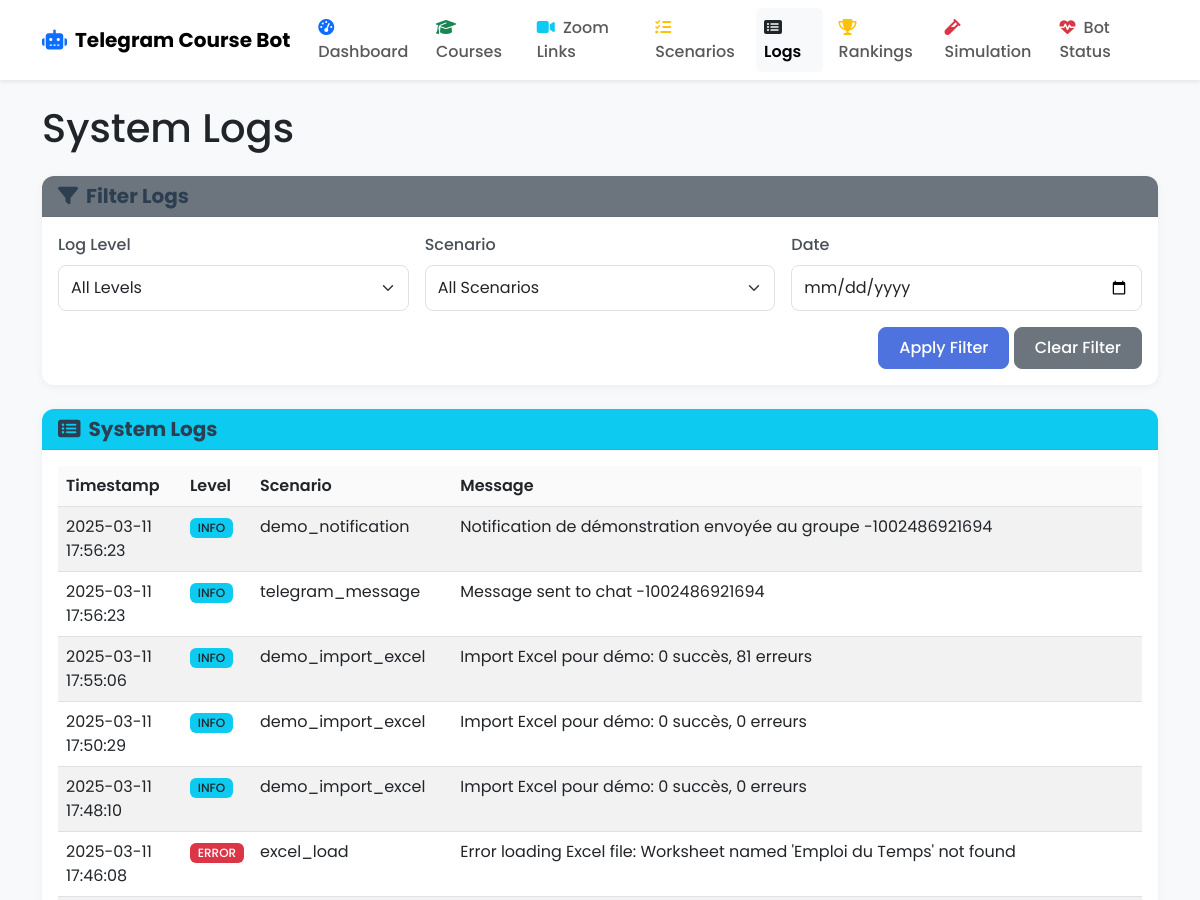
Page /logs (upper part) on the earlier database version.
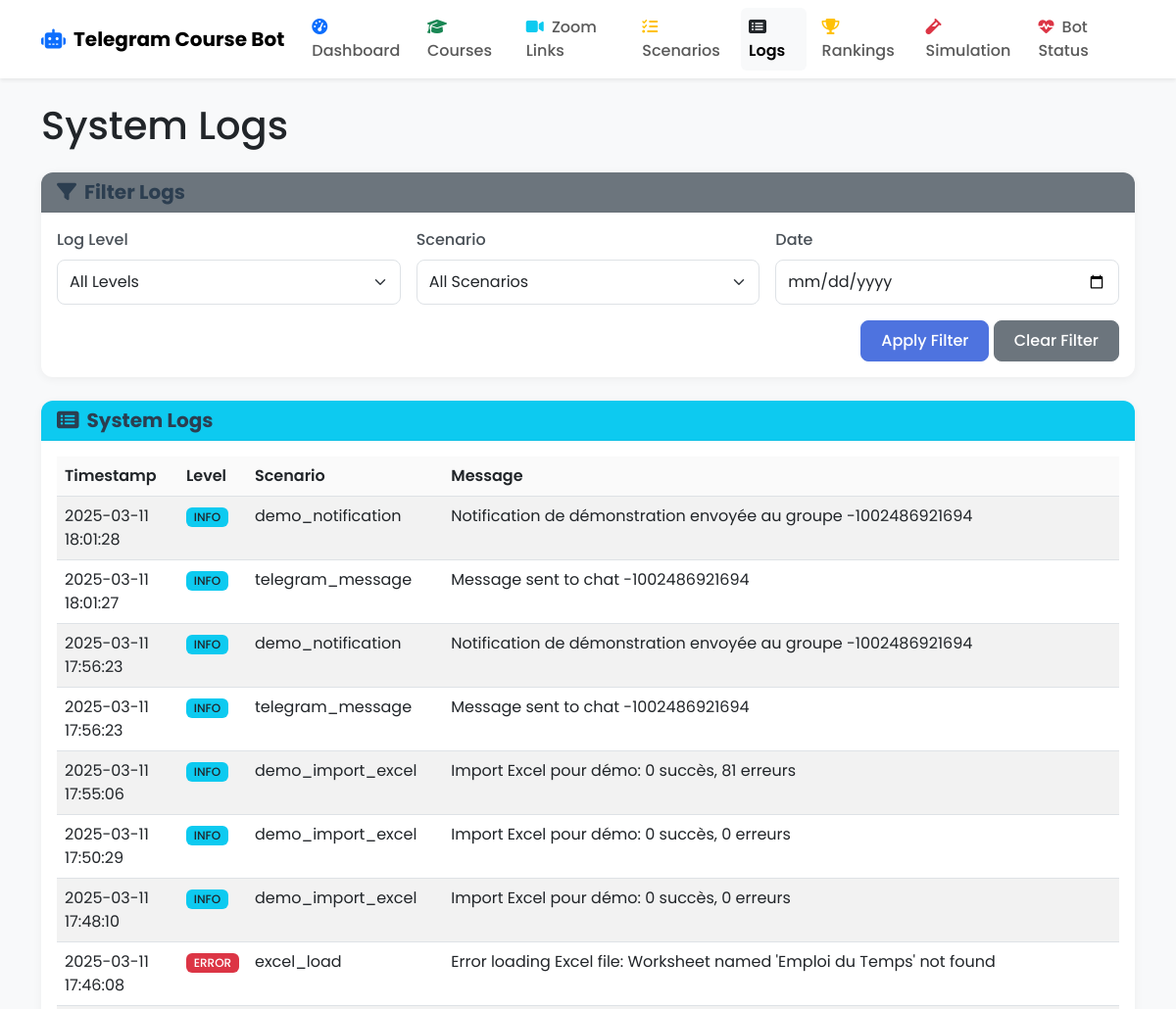
Same page on the later database version.
### models.py (models this page shows, shortened)
class Log(db.Model):
    id = db.Column(db.Integer, primary_key=True)
    level = db.Column(db.String(20), nullable=False)  # INFO, WARNING, ERROR
    scenario = db.Column(db.String(100), nullable=True)  # Which scenario the log is related to
    message = db.Column(db.Text, nullable=False)
    timestamp = db.Column(db.DateTime, default=datetime.utcnow)

### routes.py (the view)
    @app.route('/logs')
    def logs():
        all_logs = Log.query.order_by(Log.timestamp.desc()).all()
        return render_template('logs.html', logs=all_logs)

### templates/logs.html (shortened to what this page needs)
{% extends 'layout.html' %}
{% block content %}
<div class="row">
    <div class="col-12">
        <h1 class="mb-4">System Logs</h1>
    </div>
</div>
<div class="card mb-4">
    <div class="card-header bg-secondary text-white">
        <h5 class="mb-0"><i class="fas fa-filter me-2"></i>Filter Logs</h5>
    </div>
    <div class="card-body">
        <form id="filterForm" class="row g-3">
            <div class="col-md-4">
                <label for="level-filter" class="form-label">Log Level</label>
                <select id="level-filter" class="form-select">
                    <option value="all">All Levels</option>
                </select>
            </div>
            <div class="col-md-4">
                <label for="scenario-filter" class="form-label">Scenario</label>
                <select id="scenario-filter" class="form-select">
                    <option value="all">All Scenarios</option>
                </select>
            </div>
            <div class="col-md-4">
                <label for="date-filter" class="form-label">Date</label>
                <input type="date" id="date-filter" class="form-control">
            </div>
            <div class="col-12 text-end">
                <button type="button" id="apply-filter" class="btn btn-primary">Apply Filter</button>
                <button type="button" id="clear-filter" class="btn btn-secondary">Clear Filter</button>
            </div>
        </form>
    </div>
</div>
<div class="card">
    <div class="card-header bg-info text-white">
        <h5 class="mb-0"><i class="fas fa-list-alt me-2"></i>System Logs</h5>
    </div>
    <div class="card-body">
        {% if logs %}
        <div class="table-responsive">
            <table class="table table-striped table-hover" id="logs-table">
                <thead>
                    <tr>
                        <th>Timestamp</th>
                        <th>Level</th>
                        <th>Scenario</th>
                        <th>Message</th>
                    </tr>
                </thead>
                <tbody>
                    {% for log in logs %}
                    <tr class="log-row"
                        data-level="{{ log.level }}"
                        data-scenario="{{ log.scenario }}"
                        data-date="{{ log.timestamp.strftime('%Y-%m-%d') }}">
                        <td>{{ log.timestamp.strftime('%Y-%m-%d %H:%M:%S') }}</td>
                        <td>
                            {% if log.level == 'INFO' %}
                                <span class="badge bg-info text-dark">INFO</span>
                            {% elif log.level == 'WARNING' %}
                                <span class="badge bg-warning text-dark">WARNING</span>
                            {% elif log.level == 'ERROR' %}
                                <span class="badge bg-danger">ERROR</span>
                            {% endif %}
                        </td>
                        <td>{{ log.scenario or 'System' }}</td>
                        <td>{{ log.message }}</td>
                    </tr>
                    {% endfor %}
                </tbody>
            </table>
        </div>
        {% else %}
        <div class="alert alert-info">No logs available.</div>
        {% endif %}
    </div>
</div>
{% endblock %}

### templates/layout.html (shortened to what this page needs)
<!DOCTYPE html>
<html lang="en" data-bs-theme="light">
<head>
    <link href="https://cdn.jsdelivr.net/npm/bootstrap@5.3.0/dist/css/bootstrap.min.css" rel="stylesheet">
    <link rel="stylesheet" href="https://cdnjs.cloudflare.com/ajax/libs/font-awesome/6.4.0/css/all.min.css">
    <link rel="stylesheet" href="{{ url_for('static', filename='css/custom.css') }}">
</head>
<body>
    <nav class="navbar navbar-expand-lg navbar-light bg-white shadow-sm sticky-top">
        <div class="container">
            <a class="navbar-brand fw-bold" href="{{ url_for('dashboard') }}">
                <i class="fas fa-robot text-primary me-2"></i>Telegram Course Bot
            </a>
            <div class="collapse navbar-collapse" id="navbarNav">
                <ul class="navbar-nav ms-auto">
                    <li class="nav-item mx-1">
                        <a class="nav-link rounded {% if request.path == '/' or request.path == '/admin' %}active bg-light{% endif %}"
                           href="{{ url_for('dashboard') }}">
                            <i class="fas fa-tachometer-alt me-1 text-primary"></i> Dashboard
                        </a>
                    </li>
                    <li class="nav-item mx-1">
                        <a class="nav-link rounded {% if request.path == '/courses' %}active bg-light{% endif %}"
                           href="{{ url_for('courses') }}">
                            <i class="fas fa-graduation-cap me-1 text-success"></i> Courses
                        </a>
                    </li>
                    <li class="nav-item mx-1">
                        <a class="nav-link rounded {% if request.path == '/zoom-links' %}active bg-light{% endif %}"
                           href="{{ url_for('zoom_links') }}">
                            <i class="fas fa-video me-1 text-info"></i> Zoom Links
                        </a>
                    </li>
                    <li class="nav-item mx-1">
                        <a class="nav-link rounded {% if request.path == '/scenarios' %}active bg-light{% endif %}"
                           href="{{ url_for('scenarios') }}">
                            <i class="fas fa-tasks me-1 text-warning"></i> Scenarios
                        </a>
                    </li>
                    <li class="nav-item mx-1">
                        <a class="nav-link rounded {% if request.path == '/logs' %}active bg-light{% endif %}"
                           href="{{ url_for('logs') }}">
                            <i class="fas fa-list-alt me-1 text-dark"></i> Logs
                        </a>
                    </li>
                    <li class="nav-item mx-1">
                        <a class="nav-link rounded {% if request.path == '/rankings' %}active bg-light{% endif %}"
                           href="{{ url_for('rankings') }}">
                            <i class="fas fa-trophy me-1 text-warning"></i> Rankings
                        </a>
                    </li>
                    <li class="nav-item mx-1">
                        <a class="nav-link rounded {% if request.path == '/simulation' %}active bg-light{% endif %}"
                           href="{{ url_for('simulation') }}">
                            <i class="fas fa-vial me-1 text-danger"></i> Simulation
                        </a>
                    </li>
                    <li class="nav-item mx-1">
                        <a class="nav-link rounded {% if request.path == '/bot-status' %}active bg-light{% endif %}"
                           href="{{ url_for('bot_status') }}">
                            <i class="fas fa-heartbeat me-1 text-danger"></i> Bot Status
                        </a>
                    </li>
                </ul>
            </div>
        </div>
    </nav>
    <div class="container mt-4 mb-5">
        {% block content %}{% endblock %}
    </div>
</body>
</html>

### static/css/custom.css (style rules this page uses)
body { min-height: 100vh; display: flex; flex-direction: column; font-family: 'Poppins', sans-serif; background-color: #f8f9fa; color: #212529; }
.card { border-radius: 0.75rem; box-shadow: 0 2px 10px rgba(0, 0, 0, 0.05); margin-bottom: 1.5rem; border: none; background-color: #ffffff; transition: transform 0.2s, box-shadow 0.2s; }
.card-header { background-color: rgba(0, 0, 0, 0.01); border-bottom: 1px solid rgba(0, 0, 0, 0.05); border-top-left-radius: 0.75rem !important; border-top-right-radius: 0.75rem !important; font-weight: 600; }
.card-header h5, .card-header .h5 { font-weight: 700; color: #2c3e50; margin: 0; }
.btn { border-radius: 0.5rem; padding: 0.5rem 1.25rem; font-weight: 500; transition: all 0.2s; }
.btn-primary { background-color: #4e73df; border-color: #4e73df; }
.table { width: 100%; margin-bottom: 0; color: #212529; }
.table th { font-weight: 600; background-color: rgba(0, 0, 0, 0.02); }
.badge { font-weight: 500; padding: 0.35em 0.65em; border-radius: 0.375rem; }
.navbar { box-shadow: 0 0.125rem 0.25rem rgba(0, 0, 0, 0.075); }
.navbar .nav-link { font-weight: 500; padding: 0.5rem 1rem; transition: all 0.2s; }
.navbar .nav-link.active { font-weight: 600; }
.form-control, .form-select { border-radius: 0.5rem; padding: 0.625rem 0.75rem; border: 1px solid #dee2e6; transition: border-color 0.2s, box-shadow 0.2s; }
form label { font-weight: 500; margin-bottom: 0.5rem; color: #495057; }

Differences in the rows shown:
added Log: timestamp "2025-03-11 18:01:28", level "INFO", scenario "demo_notification", message "Notification de démonstration envoyée au groupe -1002486921694"
added Log: timestamp "2025-03-11 18:01:27", level "INFO", scenario "telegram_message", message "Message sent to chat -1002486921694"
